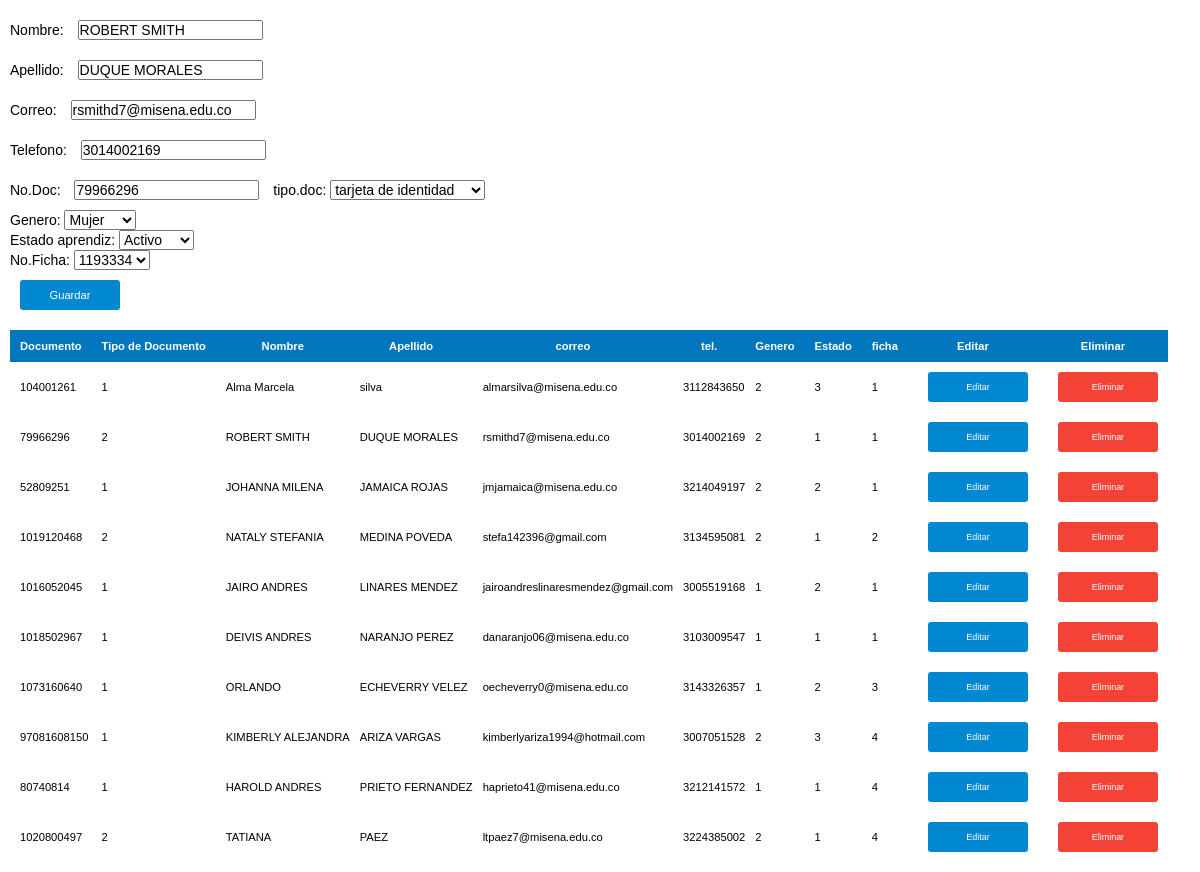
The page /vistas/aprendices-vista.php?ac=editar&id=2 on the database its author committed.
### tables this page shows
CREATE TABLE `aprendices` (
  `ID_Aprendiz` bigint(16) NOT NULL COMMENT 'Este ID se genera cada vez que se ingresa un registro nuevo referente a los datos del APRENDIZ.',
  `Documento_Aprendiz` bigint(16) NOT NULL COMMENT 'Numero de documento del APRENDIZ.',
  `Nombre` varchar(60) NOT NULL COMMENT 'Nombre del APRENDIZ.',
  `Apellido` varchar(60) NOT NULL COMMENT 'Apellido del APRENDIZ.',
  `Correo` varchar(60) NOT NULL COMMENT 'Correo del APRENDIZ.',
  `Telefono` bigint(16) DEFAULT NULL COMMENT 'Numero telefonico del aprendiz.',
  `Genero_ID_Genero` bigint(16) NOT NULL COMMENT 'Este ID se genera cada vez que se ingresa un registro nuevo referente a los datos del GENERO.',
  `Estado_aprendiz_ID_Estado` bigint(16) NOT NULL COMMENT 'Este ID se genera cada vez que se ingresa un registro nuevo referente a los datos del ESTADO DEL APRENDIZ.',
  `Tipo_Documento_ID_Tipo_Documento` bigint(16) NOT NULL COMMENT 'Este ID se genera cada vez que se ingresa un registro nuevo referente a los datos del TIPO DE DOCUMENTO.',
  `ficha_ID_Ficha` bigint(16) NOT NULL COMMENT 'Este ID se genera AUTOMATICAMENTE cada vez que se ingresa un registro nuevo referente a los datos de la FICHA.'
);

### modelos/aprendices-modelo.php (called while the page is built, shortened)
<?php
class aprendicesModelo{
  private $PDO;
  public function __construct()
    {
      try{
            $this->PDO= new PDO("mysql:host=localhost;dbname=senasistencia;charset=utf8","root","");
            $this->PDO->setAttribute(PDO::ATTR_ERRMODE , PDO::ERRMODE_EXCEPTION);
            }
            catch(PDOException $e){
              echo "No hay conexion con la base de datos ";
              die($e->getMessage());
            }
    }
    public function imprimirTabla()
    {
      try
      {
        $consulta="SELECT * FROM aprendices";
        $respuesta=$this->PDO->prepare($consulta);
        $respuesta->execute();
        $tabla=$respuesta->fetchAll(PDO::FETCH_OBJ);
        foreach ($tabla as $fila)
        {
          $aprendiz = new Aprendices();
          $aprendiz->__SET('id_aprendiz',$fila->ID_Aprendiz);
          $aprendiz->__SET('documento_aprendiz',$fila->Documento_Aprendiz);
          $aprendiz->__SET('nombre',$fila->Nombre);
          $aprendiz->__SET('apellido',$fila->Apellido);
          $aprendiz->__SET('correo',$fila->Correo);
          $aprendiz->__SET('telefono',$fila->Telefono);
          $aprendiz->__SET('id_genero',$fila->Genero_ID_Genero);
          $aprendiz->__SET('id_estado_aprendiz',$fila->Estado_aprendiz_ID_Estado);
          $aprendiz->__SET('id_tipo_documento',$fila->Tipo_Documento_ID_Tipo_Documento);
          $aprendiz->__SET('id_ficha',$fila->ficha_ID_Ficha);
          $result[]=$aprendiz;
        }
      } catch (Exception $e) {
        die($e->getMessage());
      }
      return $result;
    }
     public function editar($id)
    {
      try
      {
          $consulta ="SELECT*FROM aprendices WHERE ID_Aprendiz = ?";
          $objeto = $this->PDO->prepare($consulta);
          $objeto->execute(array($id));
          $campo = $objeto->fetch(PDO::FETCH_OBJ);
          $aprendiz = new Aprendices();
          $aprendiz->__SET('id_aprendiz',$campo->ID_Aprendiz);
          $aprendiz->__SET('documento_aprendiz',$campo->Documento_Aprendiz);
          $aprendiz->__SET('nombre',$campo->Nombre);
          $aprendiz->__SET('apellido',$campo->Apellido);
          $aprendiz->__SET('correo',$campo->Correo);
          $aprendiz->__SET('telefono',$campo->Telefono);
          $aprendiz->__SET('id_genero',$campo->Genero_ID_Genero);
          $aprendiz->__SET('id_estado_aprendiz',$campo->Estado_aprendiz_ID_Estado);
          $aprendiz->__SET('id_tipo_documento',$campo->Tipo_Documento_ID_Tipo_Documento);
          $aprendiz->__SET('id_ficha',$campo->ficha_ID_Ficha);
      } catch (Exception $e) {
          die($e->getMessage());
      }
      return $aprendiz;
    }
     public function consultarFicha()
     {
          $consulta="SELECT * FROM ficha";
          $respuesta=$this->PDO->prepare($consulta);
          $respuesta->execute();
          $tabla=$respuesta->fetchAll(PDO::FETCH_OBJ);
          return $tabla;
     }
     public function consultarDocumento()
     {
            $consulta="SELECT * FROM tipo_documento";
            $respuesta=$this->PDO->prepare($consulta);
            $respuesta->execute();
            $tabla=$respuesta->fetchAll(PDO::FETCH_OBJ);
            return $tabla;
     }
     public function consultarGenero()
     {
          $consulta="SELECT * FROM genero";
          $respuesta=$this->PDO->prepare($consulta);
          $respuesta->execute();
          $tabla=$respuesta->fetchAll(PDO::FETCH_OBJ);
          return $tabla;
     }
     public function consultarEstado()
     {
          $consulta="SELECT * FROM estado_aprendiz";
          $respuesta=$this->PDO->prepare($consulta);
          $respuesta->execute();
          $tabla=$respuesta->fetchAll(PDO::FETCH_OBJ);
          return $tabla;
    }
}
?>

### controlador/aprendices-control.php (called while the page is built, shortened)
<?php
require("../modelos/aprendices-modelo.php");
require("../clases/aprendices.php");
$modelo= new aprendicesModelo();
if (isset($_REQUEST['ac']))
{
  switch ($_REQUEST['ac']) {
    case 'editar':
      $aprendiz = $modelo->editar($_REQUEST['id']);
    break;
  }
}
?>

### clases/aprendices.php (called while the page is built, shortened)
<?php
  class Aprendices{
     public function __SET($atributo,$valor)
     {
         return $this->$atributo = $valor;
     }
     public function __GET($atributo)
     {
       return $this->$atributo;
     }
  }
?>

### vistas/aprendices-vista.php (the view, shortened to what this page needs)
<?php
require("../controlador/aprendices-control.php");
?>
<!DOCTYPE html>
<html lang="en">
    <head>
        <link href="../css/estilos.css?1.1.0" type="text/css" rel="stylesheet">
    </head>
    <body>
        <form action="?ac=<?php echo $aprendiz->__GET('id_aprendiz') > 0 ? 'actualizar': 'registrar'?>" method="post">
          <label>Nombre:</label>
          <input type="text" name="nombre" value="<?php echo $aprendiz->__GET('nombre');?>" required="true"><br />
          <label>Apellido:</label>
          <input type="text" name="apellido" value="<?php echo $aprendiz->__GET('apellido');?>" required="true"><br />
          <label>Correo:</label>
          <input type="email" name="correo" value="<?php echo $aprendiz->__GET('correo');?>" required="true"><br />
          <label>Telefono:</label>
          <input type="number" name="tel" value="<?php echo $aprendiz->__GET('telefono');?>" required="true"><br />
          <label>No.Doc:</label>
          <input type="number" name="doc" value="<?php echo $aprendiz->__GET('documento_aprendiz');?>"required="true">
          <label>tipo.doc:</label>
          <select name="tipoDoc">
              <?php  foreach ($modelo->consultarDocumento() as $datos) {?>
               <option value='<?php echo $datos->ID_Tipo_Documento;?>' <?php echo $aprendiz->__GET('id_tipo_documento') ==$datos->ID_Tipo_Documento ? 'selected':'';?> ><?php echo $datos->Descripcion_Doc; ?></option>
              <?php } ?>
          </select><br>
          <label>Genero:</label>
          <select name="genero">|
              <?php  foreach ($modelo->consultarGenero() as $datos) {?>
               <option value='<?php echo $datos->ID_Genero ;?>' <?php echo $aprendiz->__GET('id_genero') ==$datos->ID_Genero ? 'selected':'';?> ><?php echo $datos->Descripcion_Genero; ?></option>
              <?php } ?>
          </select><br>
          <label>Estado aprendiz:</label>
          <select name="estado">
              <?php  foreach ($modelo->consultarEstado() as $datos) {?>
               <option value='<?php echo $datos->ID_Estado ;?>' <?php echo $aprendiz->__GET('id_estado_aprendiz') ==$datos->ID_Estado ? 'selected':'';?> ><?php echo $datos->Descripcion_Estado; ?></option>
              <?php } ?>
          </select><br>
          <label>No.Ficha:</label>
          <select name="ficha">
            <?php  foreach ($modelo->consultarFicha() as $datos) {?>
             <option value='<?php echo $datos->ID_Ficha ;?>' <?php echo $aprendiz->__GET('id_ficha') ==$datos->ID_Ficha ? 'selected':'';?> ><?php echo $datos->Num_Ficha; ?></option>
            <?php } ?>
          </select><br>
          <button class="bt" type="submit">Guardar</button>
       <form>
                <table>
                    <thead>
                    <th>Documento</th>
                    <th>Tipo de Documento</th>
                    <th>Nombre</th>
                    <th>Apellido</th>
                    <th>correo</th>
                    <th>tel.</th>
                    <th>Genero</th>
                    <th>Estado</th>
                    <th>ficha</th>
                    <th>Editar</th>
                    <th>Eliminar</th>
                    </thead>
                    <?php foreach($modelo->imprimirTabla() as $campo){?>
                        <tr>
                            <td><?php echo $campo->__GET('documento_aprendiz')?></td>
                            <td><?php echo $campo->__GET('id_tipo_documento')?></td>
                            <td><?php echo $campo->__GET('nombre')?></td>
                            <td><?php echo $campo->__GET('apellido')?></td>
                            <td><?php echo $campo->__GET('correo')?></td>
                            <td><?php echo $campo->__GET('telefono')?></td>
                            <td><?php echo $campo->__GET('id_genero')?></td>
                            <td><?php echo $campo->__GET('id_estado_aprendiz')?></td>
                            <td><?php echo $campo->__GET('id_ficha')?></td>
                            <td>
                            <button type="button" class="bt" ><a href="?ac=editar&id=<?php echo $campo->__GET('id_aprendiz');?>">Editar</a></button>
                            </td>
                            <td>
                            <button type="button" class="eliminar" ><a href="?ac=eliminar&id=<?php echo $campo->__GET('id_aprendiz');?>">Eliminar</a></button>
                            </td>
                        </tr>
                    <?php }?>
                </table>
             </form>
         </form>
    </body>
</html>

### css/estilos.css (style rules this page uses)
* { margin: 0; padding: 0; font-size: 14px; font-family: Arial; }
a { text-decoration: none; padding: 3px; color: #fff; font-size: 1em; }
button { font-size: 0.8em; border: none; text-align: center; background: #0288D1; color: #fff; text-align: center; width: 100px; height: 30px; border:none; border-radius: 3px; margin: 10px; }
form,input { margin: 10px 10px; }
table { margin-top: 10px; border-collapse: collapse; }
thead,th { border: none; padding: 10px; color:#fff; text-align: center; background-color: #0277BD; font-size: .8em; }
td { padding-left: 10px; text-align:left; font-size: .8em; }
.eliminar { background-color: #F44336; }

### rows shown on the page
aprendices: __GET "104001261", __GET "1", __GET "Alma Marcela", __GET "silva", __GET "almarsilva@misena.edu.co", __GET "3112843650", __GET "2", __GET "3"
aprendices: __GET "79966296", __GET "2", __GET "ROBERT SMITH", __GET "DUQUE MORALES", __GET "rsmithd7@misena.edu.co", __GET "3014002169", __GET "1"
aprendices: __GET "52809251", __GET "1", __GET "JOHANNA MILENA", __GET "JAMAICA ROJAS", __GET "jmjamaica@misena.edu.co", __GET "3214049197", __GET "2"
aprendices: __GET "1019120468", __GET "2", __GET "NATALY STEFANIA", __GET "MEDINA POVEDA", __GET "stefa142396@gmail.com", __GET "3134595081", __GET "1"
aprendices: __GET "1016052045", __GET "1", __GET "JAIRO ANDRES", __GET "LINARES MENDEZ", __GET "jairoandreslinaresmendez@gmail.com", __GET "3005519168", __GET "2"
aprendices: __GET "1018502967", __GET "1", __GET "DEIVIS ANDRES", __GET "NARANJO PEREZ", __GET "danaranjo06@misena.edu.co", __GET "3103009547"
aprendices: __GET "1073160640", __GET "1", __GET "ORLANDO", __GET "ECHEVERRY VELEZ", __GET "oecheverry0@misena.edu.co", __GET "3143326357", __GET "2", __GET "3"
aprendices: __GET "97081608150", __GET "1", __GET "KIMBERLY ALEJANDRA", __GET "ARIZA VARGAS", __GET "kimberlyariza1994@hotmail.com", __GET "3007051528", __GET "2", __GET "3", __GET "4"
aprendices: __GET "80740814", __GET "1", __GET "HAROLD ANDRES", __GET "PRIETO FERNANDEZ", __GET "haprieto41@misena.edu.co", __GET "3212141572", __GET "4"
aprendices: __GET "1020800497", __GET "2", __GET "TATIANA", __GET "PAEZ", __GET "ltpaez7@misena.edu.co", __GET "3224385002", __GET "1", __GET "4"

### other values the page prints
form field tipoDoc "tarjeta de identidad"
form field genero "Mujer"
form field estado "Activo"
form field ficha "1193334"
